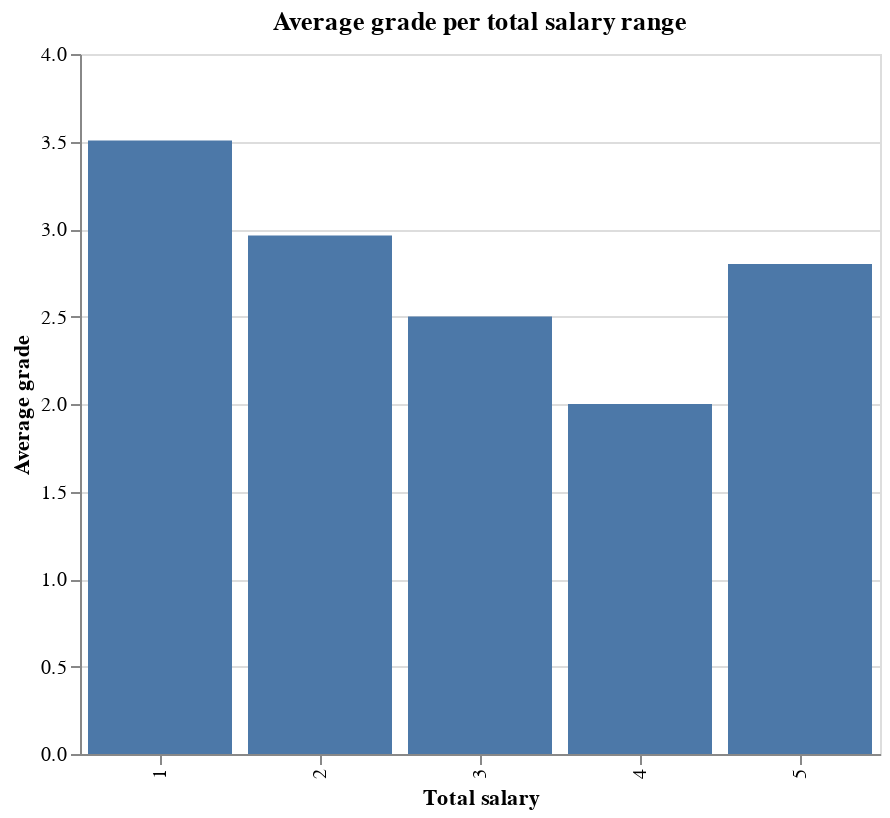

The code cell stored with this chart in its notebook:
### Code cell
#Plot bar chart
alt.Chart(df).mark_bar().encode(
    x=alt.X('total_salary:O',title = 'Total salary'),
    y=alt.Y('mean(grade):Q', title='Average grade'),
).properties(
    title = 'Average grade per total salary range ',
    height=350,
    width=400
)

### Figure 1 — Vega-Lite specification as saved in the notebook (floating-point values rounded to 4 significant figures; data arrays with more than 128 entries replaced by an {"elided": "..."} marker saying what was removed)
{"config": {"view": {"continuousWidth": 300, "continuousHeight": 300}}, "data": {"name": "data-5ceab476ce11912bf4aa49f6c0545437"}, "mark": {"type": "bar"}, "encoding": {"x": {"field": "total_salary", "title": "Total salary", "type": "ordinal"}, "y": {"aggregate": "mean", "field": "grade", "title": "Average grade", "type": "quantitative"}}, "height": 350, "title": "Average grade per total salary range ", "width": 400, "$schema": "https://vega.github.io/schema/vega-lite/v5.8.0.json", "datasets": {"data-5ceab476ce11912bf4aa49f6c0545437": {"elided": "145 records"}}}
